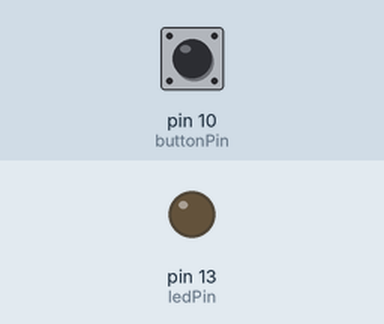
Simulated run of this sketch. Board: Arduino Uno, built with avr-gcc and run on an emulated ATmega328P. Parts: output pins drawn as LEDs (lit = HIGH). Dashed ring = blinking. The inputs (shaded band) are chosen by the test bench; at power-on: pin 10 (buttonPin) HIGH.

Above: at 1.2 s.
1.3 s: pin 10 (buttonPin) pulled LOW for 3.2 s
At 1.9 s:
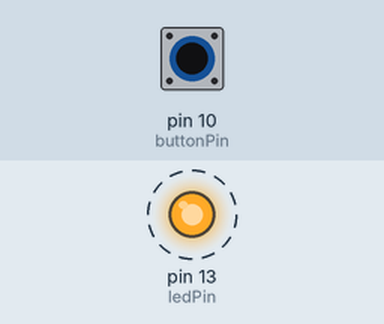
Timing chart, 0 to 5.8 s (numbered marks = the images above; inputs shaded):
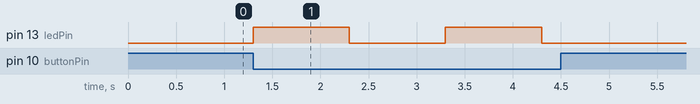

Measured:
- after the input at 1.3 s, pin 13 (ledPin): alternates HIGH for 1.0 s and LOW for 1.0 s, 4 changes in all, then stays LOW, starting at once

The sketch:

button_press_led.ino
```cpp
const int buttonPin = 10; // the number of the push button pin
const int ledPin =  13; // the number of the LED pin

void setup() {
  // initialize digital pin LED_BUILTIN as an output.
  pinMode(buttonPin, INPUT_PULLUP);
  pinMode(ledPin, OUTPUT);
}

// the loop function runs over and over again forever
void loop() {
  if (digitalRead(buttonPin) == 0) {
    digitalWrite(ledPin, HIGH);
    delay(1000);
    digitalWrite(ledPin, LOW);
    delay(1000);
  }
}
```
